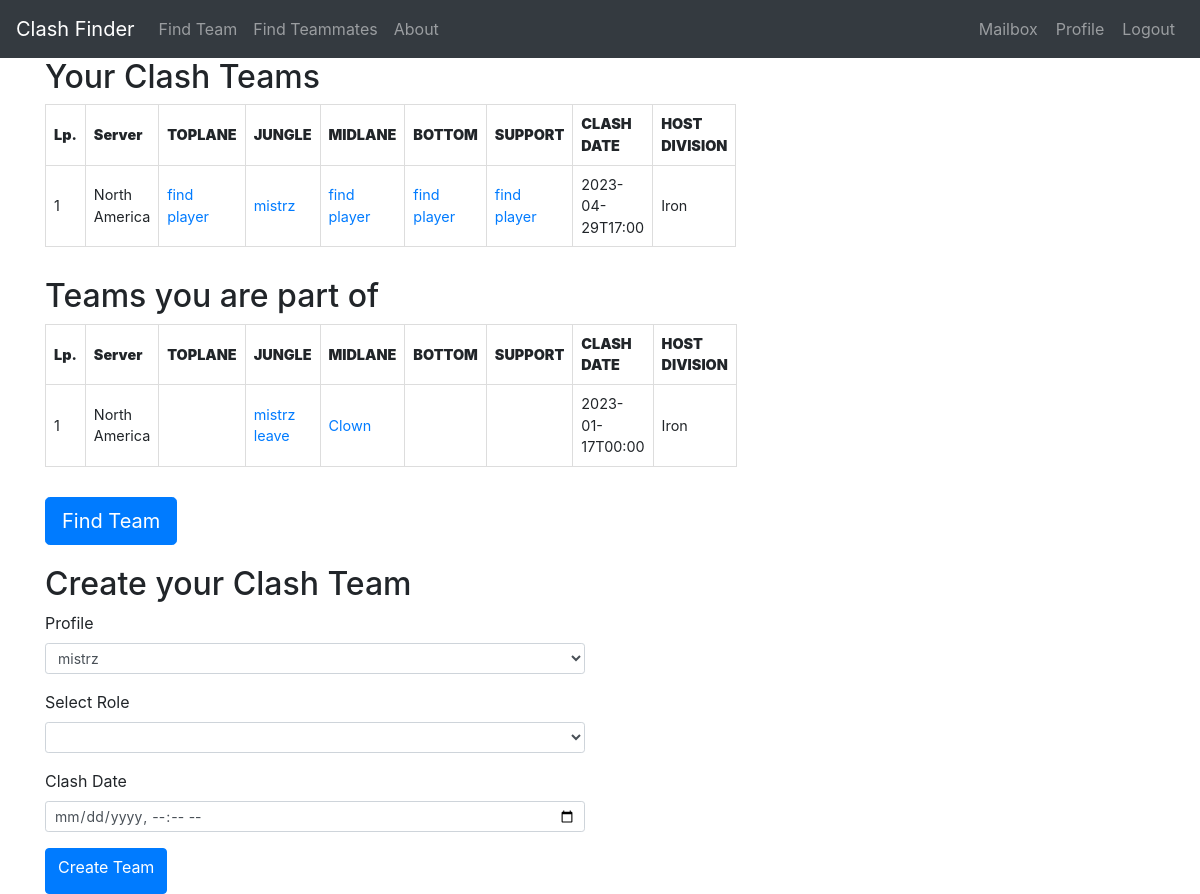
Screenshot of /user/admin2/teams (signed in) with the database file from the repository.
### models.py (models this page shows, shortened)
class ClashTeam(UserMixin, db.Model):
    id = db.Column(db.Integer, primary_key=True)
    clash_date = db.Column(db.DateTime, nullable=False, default=None)
    division = db.Column(db.String(64), index=True, default=None)
    toplane = db.Column(db.String(64), index=True, default=None)
    jungle = db.Column(db.String(64), index=True, default=None)
    midlane = db.Column(db.String(64), index=True, default=None)
    bottom = db.Column(db.String(64), index=True, default=None)
    support = db.Column(db.String(64), index=True, default=None)
    host_id = db.Column(db.Integer, db.ForeignKey('profile.id'))
    invitation = db.relationship('ClashInvitation', backref='futureteam', lazy='dynamic',
                                 cascade="all, delete, delete-orphan")
    request = db.relationship('ClashRequest', backref='desired_team', lazy='dynamic',
                              cascade="all, delete, delete-orphan")
    def formatted_clash_date(self):
        return self.clash_date.strftime('%Y-%m-%dT%H:%M')

class Profile(UserMixin, db.Model):
    id = db.Column(db.Integer, primary_key=True)
    nickname = db.Column(db.String(64), index=True, unique=True)
    server = db.Column(db.String(10), index=True)
    division = db.Column(db.String(20), index=True)
    best_position = db.Column(db.String(20), index=True)
    alternative_position = db.Column(db.String(20), index=True)
    user_id = db.Column(db.Integer, db.ForeignKey('user.id'))
    clash_team = db.relationship('ClashTeam', backref='host', lazy='dynamic')
    invitation_in = db.relationship('ClashInvitation', backref='invitedguest', lazy='dynamic',
                                    cascade="all, delete, delete-orphan")
    request_out = db.relationship('ClashRequest', backref='candidate', lazy='dynamic',
                                  cascade="all, delete, delete-orphan")
    reported = db.relationship('ReportPlayer', backref='Reported', lazy='dynamic',
                               cascade="all, delete, delete-orphan")

### routes.py (the view)
@app.route('/user/<username>/teams', methods=['GET', 'POST'])
@login_required
def yourteams(username):
    user = User.query.filter_by(username=username).first_or_404()
    user_profiles = Profile.query.filter(Profile.user_id == user.id)
    user_clashteams = ClashTeam.query.join(Profile).filter(
        Profile.id == ClashTeam.host_id, Profile.user_id == user.id).all()
    user_profiles_data = {
        user_profile.nickname: user_profile.server for user_profile in user_profiles}
    guest_teams = []
    for key, value in user_profiles_data.items():
        guest_teams.extend(ClashTeam.query.join(Profile).filter(and_(or_(ClashTeam.toplane == key, ClashTeam.jungle == key, ClashTeam.midlane ==
                           key, ClashTeam.bottom == key, ClashTeam.support == key), Profile.server == value, Profile.user_id != user.id)).all())
    if len(user_clashteams) == 0:
        user_clashteams = []
    form = CreatingTeam(user_id=user.id, timerighnow=datetime.now())
    return render_template('yourteams.html', get_server_short_name=get_server_short_name, user_clashteams=user_clashteams, guest_teams=guest_teams, form=form, user=user)

### forms.py
class CreatingTeam(FlaskForm):
    profile = SelectField('Profile', validators=[DataRequired()], choices=[])
    role = SelectField('Select Role', validators=[
                       DataRequired()], choices=positions)
    clash_date = DateTimeLocalField(
        'Clash Date', format='%Y-%m-%dT%H:%M', validators=[DataRequired(), validate_date])
    submit = SubmitField('Create Team')
    def __init__(self, user_id, *args, **kwargs):
        super(CreatingTeam, self).__init__(*args, **kwargs)
        self.profile.choices = [(p.nickname)
                                for p in Profile.query.filter_by(user_id=user_id)]

### forms.py (called while the page is built)
def get_server_short_name(server_name):
    for server in servers:
        if server[0] == server_name:
            return server[1]
    return ''

### models.py (called while the page is built)
@login.user_loader
def load_user(id):
    return User.query.get(int(id))

### templates/yourteams.html (shortened to what this page needs)
{% extends "base.html" %}
{% block content %}
{% if current_user.id == user.id %}
<div class="container">
	<div class="row">
		<div class="col-sm-6">
			<h2>Your Clash Teams</h2>
			<div class="teams-info">
				{% if user_clashteams %}
				<table>
					<thead>
						<tr>
							<th><strong>Lp.</strong></th>
							<th><strong>Server</strong></th>
							<th><strong>TOPLANE</strong></th>
							<th><strong>JUNGLE</strong></th>
							<th><strong>MIDLANE</strong></th>
							<th><strong>BOTTOM</strong></th>
							<th><strong>SUPPORT</strong></th>
							<th><strong>CLASH DATE</strong></th>
							<th><strong>HOST DIVISION</strong></th>
						</tr>
					</thead>
					<tbody>
						{% for team in user_clashteams %}
						<tr>
							<td>{{ loop.index }}</td>
							<td>{{ team.host.server }}</td>
							<td>
								{% if team.toplane %}
								<a
									href="{{ url_for('profile', nickname=team.toplane, server=get_server_short_name(team.host.server).lower()) }}">{{
									team.toplane }}</a>
								{% if user.id == team.host.user_id and team.toplane != team.host.nickname %}
								<a
									href="{{ url_for('delete_teammate', username=user.username, team_id=team.id, position='toplane') }}">delete</a>
								{% endif %}
								{% else %}
								<a href="{{ url_for('findteammates') }}">find player</a>
								{% endif %}
							</td>
							<td>
								{% if team.jungle %}
								<a
									href="{{ url_for('profile', nickname=team.jungle, server=get_server_short_name(team.host.server).lower()) }}">{{
									team.jungle }}</a>
								{% else %}
								<a href="{{ url_for('findteammates') }}">find player</a>
								{% endif %}
							</td>
							<td>
								{% if team.midlane %}
								<a
									href="{{ url_for('profile', nickname=team.midlane, server=get_server_short_name(team.host.server).lower()) }}">{{
									team.midlane }}</a>
								{% if user.id == team.host.user_id and team.midlane != team.host.nickname %}
								<a
									href="{{ url_for('delete_teammate', username=user.username, team_id=team.id, position='midlane') }}">delete</a>
								{% endif %}
								{% else %}
								<a href="{{ url_for('findteammates') }}">find player</a>
								{% endif %}
							</td>
							<td>
								{% if team.bottom %}
								<a
									href="{{ url_for('profile', nickname=team.bottom, server=get_server_short_name(team.host.server).lower()) }}">{{
									team.bottom }}</a>
								{% if user.id == team.host.user_id and team.bottom != team.host.nickname %}
								<a
									href="{{ url_for('delete_teammate', username=user.username, team_id=team.id, position='bottom') }}">delete</a>
								{% endif %}
								{% else %}
								<a href="{{ url_for('findteammates') }}">find player</a>
								{% endif %}
							</td>
							<td>
								{% if team.support %}
								<a
									href="{{ url_for('profile', nickname=team.support, server=get_server_short_name(team.host.server).lower()) }}">{{
									team.support }}</a>
								{% if user.id == team.host.user_id and team.support != team.host.nickname %}
								<a
									href="{{ url_for('delete_teammate', username=user.username, team_id=team.id, position='support') }}">delete</a>
								{% endif %}
								{% else %}
								<a href="{{ url_for('findteammates') }}">find player</a>
								{% endif %}
							</td>
							<td>{{ team.formatted_clash_date() or '' }}</td>
							<td>{{ team.division or '' }}</td>
						</tr>
						{% endfor %}
					</tbody>
				</table>
				{% else %}
				<p>Currently, you are not hosting any Clash Team.</p>
				{% endif %}
			</div>
			<div style="height: 20px;"></div>
			<h2>Teams you are part of</h2>
			<div class="teams-info">
				{% if guest_teams %}
				<table>
					<thead>
						<tr>
							<th><strong>Lp.</strong></th>
							<th><strong>Server</strong></th>
							<th><strong>TOPLANE</strong></th>
							<th><strong>JUNGLE</strong></th>
							<th><strong>MIDLANE</strong></th>
							<th><strong>BOTTOM</strong></th>
							<th><strong>SUPPORT</strong></th>
							<th><strong>CLASH DATE</strong></th>
							<th><strong>HOST DIVISION</strong></th>
						</tr>
					</thead>
					<tbody>
						{% for guest_team in guest_teams %}
						<tr>
							<td>{{ loop.index }}</td>
							<td>{{ guest_team.host.server }}</td>
							<td>
							</td>
							<td>
								{% if guest_team.jungle %}
								<a
									href="{{ url_for('profile', nickname=guest_team.jungle, server=get_server_short_name(guest_team.host.server).lower()) }}">{{
									guest_team.jungle }}</a>
									{% if user.profiles.filter_by(nickname=guest_team.jungle, server=guest_team.host.server).all() %}
										<a href="{{ url_for('leave_team',username=user.username, team_id=guest_team.id, profile=guest_team.jungle) }}">leave</a>
									{% endif %}
								{% else %}
								<a></a>
								{% endif %}
							</td>
							<td>
								{% if guest_team.midlane %}
								<a
									href="{{ url_for('profile', nickname=guest_team.midlane, server=get_server_short_name(guest_team.host.server).lower()) }}">{{
									guest_team.midlane }}</a>
								{% else %}
								<a></a>
								{% endif %}
							</td>
							<td>
							</td>
							<td>
							</td>
							<td>{{ guest_team.formatted_clash_date() or '' }}</td>
							<td>{{ guest_team.division or '' }}</td>
						</tr>
						{% endfor %}
					</tbody>
				</table>
				{% else %}
				<p>Currently not belonging to any Clash Team.</p>
				{% endif %}
			</div>
			<div style="height: 20px;"></div>
			<a href="{{ url_for('findteam') }}" class="btn btn-primary btn-lg">Find Team</a>
			<div style="height: 20px;"></div>
			<h2>Create your Clash Team</h2>
			<form method="POST" action="{{ url_for('createteam', username=user.username) }}">
				<div class="form-group">
					{{ form.profile.label(class="form-control-label") }}
					{{ form.profile(class="form-control form-control-sm") }}
				</div>
				<div class="form-group">
					{{ form.role.label(class="form-control-label") }}
					{{ form.role(class="form-control form-control-sm") }}
				</div>
				<div class="form-group">
					{{ form.clash_date.label(class="form-control-label") }}
					{{ form.clash_date(type='datetime-local', class="form-control form-control-sm") }}
				</div>
				<button type="submit" class="btn btn-primary">{{ form.submit.label }}</button>
			</form>
		</div>
	</div>
</div>
{% else %}
<p>You do not have access to this page.</p>
{% endif %}
{% endblock %}

### templates/yourteams.html (style rules this page uses)
table { border-collapse: collapse; font-size: 0.9em; border: 1px solid #ddd; margin-bottom: 10px; }
th { border: 1px solid #ddd; padding: 8px; text-align: left; width: calc(100% / 9); }
td { border: 1px solid #ddd; padding: 8px; width: calc(100% / 9); }

### rows the page displays
ClashTeam: host.server "North America", jungle "mistrz", clash_date "2023-04-29T17:00", division "Iron"
ClashTeam: host.server "North America", jungle "mistrz", midlane "Clown", clash_date "2023-01-17T00:00", division "Iron"
